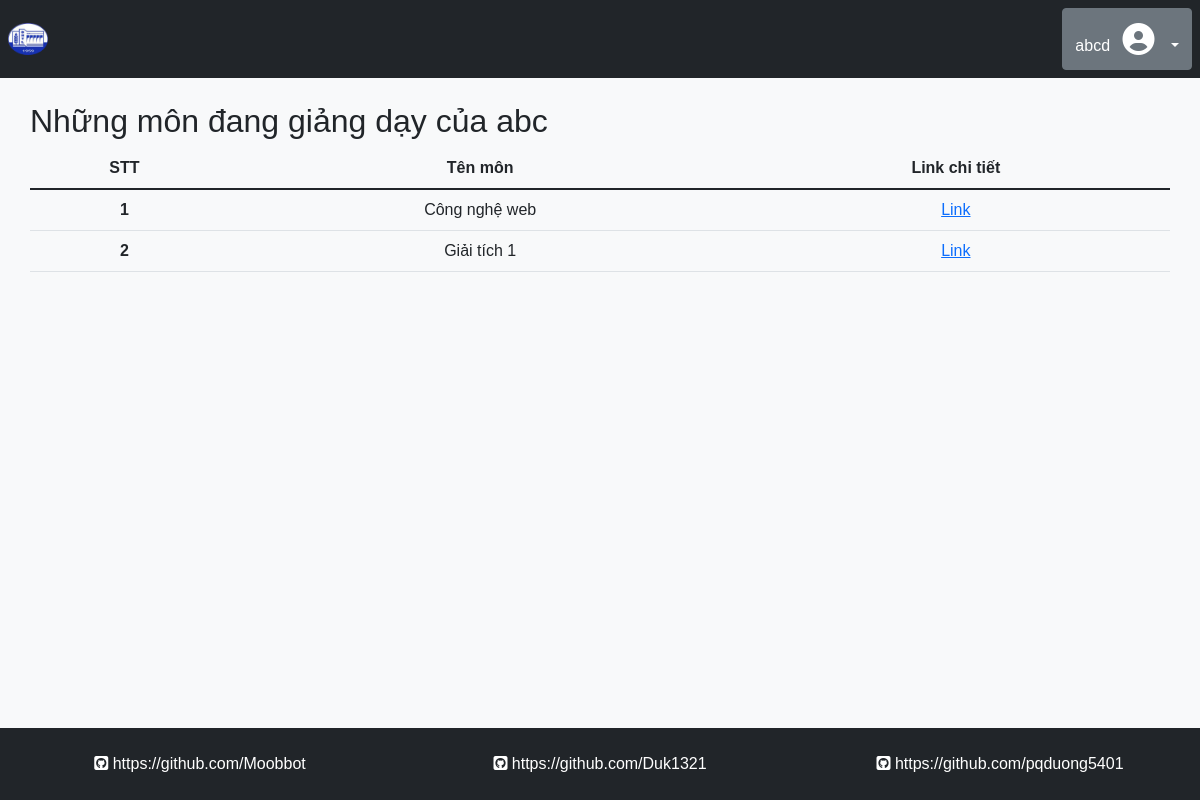
Page /subject/index.php?id=30 (signed in) on the committed database.
### tables this page shows
CREATE TABLE `db_user_inf` (
  `ID` int(10) UNSIGNED NOT NULL,
  `User_FullName` varchar(200) NOT NULL,
  `User_Position` varchar(100) NOT NULL,
  `User_Phone` varchar(100) NOT NULL,
  `office_id` int(10) UNSIGNED DEFAULT NULL
);

CREATE TABLE `db_teach_learn` (
  `teach_learn_id` int(10) UNSIGNED NOT NULL,
  `user_id_inf` int(10) UNSIGNED NOT NULL,
  `sub_id` int(10) UNSIGNED NOT NULL
);

CREATE TABLE `db_subjects` (
  `sub_id` int(10) UNSIGNED NOT NULL,
  `sub_name` varchar(100) NOT NULL
);

### subject/index.php (the view, shortened to what this page needs)
<?php include '../reuse/header.php' ?>
<?php
include '../reuse/config.php';
$id = $_GET['id'];
$name = '';
$sqlx = "SELECT User_FullName FROM db_user_inf WHERE id = '$id'";
$resultx = mysqli_query($conn, $sqlx);
if ($resultx->num_rows > 0) {
    $rowx = $resultx->fetch_assoc();
    $name = $rowx['User_FullName'];
} else {
    echo 'lỗi';
}
?>
<div class="container-fluid px-0">
    <?php include '../reuse/header_body.php' ?>
    <?php
    if (empty($_SESSION['current_user'])) {
        header("Location:../index.php");
    ?>
    <?php
    } else {
    ?>
    <Section class="container">
        <div class="row mt-4">
            <h2 class="px-0">Những môn đang giảng dạy của <?= $name ?></h2>
            <table class="table text-center">
                <thead>
                    <tr>
                        <th scope="col">STT</th>
                        <th scope="col">Tên môn</th>
                        <th scope="col">Link chi tiết</th>
                    </tr>
                </thead>
                <tbody>
                    <?php
                        $sql = "SELECT sub_id, teach_learn_id FROM db_teach_learn WHERE user_id_inf = '$id'";
                        $result = mysqli_query($conn, $sql);
                        $STT = 0;
                        if ($result->num_rows > 0) {
                            while ($row  = $result->fetch_assoc()) {
                                $sub_id = $row['sub_id'];
                                $teach_learn_id = $row['teach_learn_id'];
                                $sql1 = "SELECT * FROM db_subjects s WHERE s.sub_id = $sub_id";
                                $result1 = mysqli_query($conn, $sql1);
                                if ($result1->num_rows > 0) {
                                    $STT += 1;
                                    $row1 = $result1->fetch_assoc();
                        ?>
                    <tr>
                        <th scope="row"><?= $STT ?></th>
                        <td><?= $row1['sub_name'] ?></td>
                        <td><a href="http://localhost/BTL_CNW/subject/detail.php?id= <?= $teach_learn_id ?>">Link</a>
                        </td>
                        <?php
                                }
                                    ?>
                        <?php
                            }
                        } else {
                                ?>
                        <th scope="row">Giảng viên chưa dạy môn nào</th>
                        <?php
                        } ?>
                    </tr>
                </tbody>
            </table>
        </div>
    </Section>
    <?php
    }
    ?>
    <?php include '../reuse/footer_body.php' ?>
</div>
<?php include '../reuse/footer.php' ?>

### assets/style.css (style rules this page uses)
*, html { margin: 0; padding: 0; list-style-type: none; font-family: Arial, Helvetica, sans-serif; }

### rows in the picture
db_user_inf: User_FullName "abc"
db_teach_learn: sub.sub_name "Công nghệ web"
db_teach_learn: sub.sub_name "Giải tích 1"

### other values in the picture
$currentUser['User_FullName'] "abcd"
